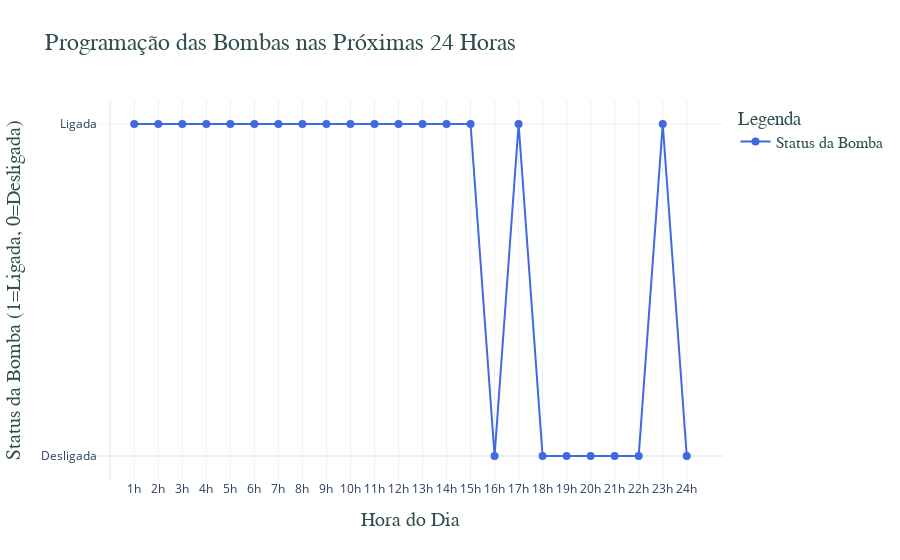

Here is the notebook cell this chart was saved with:
### Code cell
plot_pump_schedule(best_schedule)

### Figure 1 — Plotly figure (JSON) as saved in the notebook; plotly's stock layout.template omitted (floating-point values rounded to 4 significant figures)
{"data": [{"line": {"color": "royalblue", "width": 2}, "marker": {"color": "royalblue", "size": 8}, "mode": "lines+markers", "name": "Status da Bomba", "type": "scatter", "x": [1, 2, 3, 4, 5, 6, 7, 8, 9, 10, 11, 12, 13, 14, 15, 16, 17, 18, 19, 20, 21, 22, 23, 24], "y": [1, 1, 1, 1, 1, 1, 1, 1, 1, 1, 1, 1, 1, 1, 1, 0, 1, 0, 0, 0, 0, 0, 1, 0]}], "layout": {"legend": {"font": {"color": "DarkSlateGrey", "family": "Arial", "size": 16}, "title": {"text": "Legenda"}}, "showlegend": true, "title": {"font": {"color": "DarkSlateGrey", "family": "Arial", "size": 24}, "text": "Programação das Bombas nas Próximas 24 Horas"}, "xaxis": {"tickmode": "array", "ticktext": ["1h", "2h", "3h", "4h", "5h", "6h", "7h", "8h", "9h", "10h", "11h", "12h", "13h", "14h", "15h", "16h", "17h", "18h", "19h", "20h", "21h", "22h", "23h", "24h"], "tickvals": [1, 2, 3, 4, 5, 6, 7, 8, 9, 10, 11, 12, 13, 14, 15, 16, 17, 18, 19, 20, 21, 22, 23, 24], "title": {"font": {"color": "DarkSlateGrey", "family": "Arial", "size": 20}, "text": "Hora do Dia"}}, "yaxis": {"tickmode": "array", "ticktext": ["Desligada", "Ligada"], "tickvals": [0, 1], "title": {"font": {"color": "DarkSlateGrey", "family": "Arial", "size": 20}, "text": "Status da Bomba (1=Ligada, 0=Desligada)"}}}}
